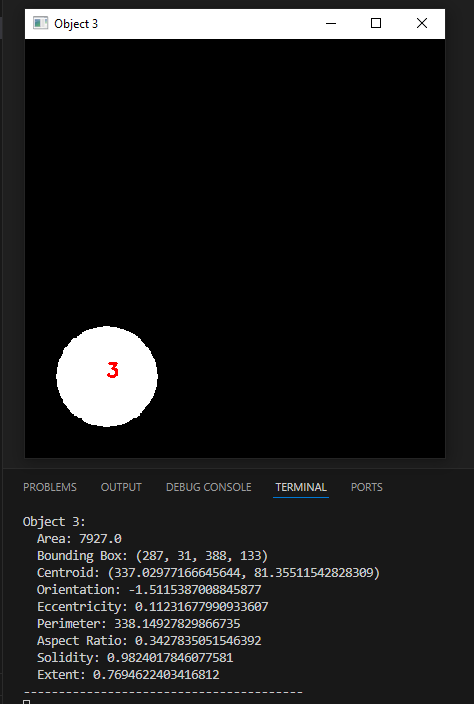
#> input picture images/ex_fun.PNG, 474 x 704 px
$ python -i bwlabel.py   (imports and definitions only)
#> lines starting #> are read from the running program, lines starting #| are printed output that depends on the picture; after the words box and inside, x2 and y2 are one past the last pixel; in counts of white or black regions, pixels touching at a corner belong together; long printed decimals are rounded
import numpy as np
from scipy.ndimage import label
import cv2
from skimage import measure
from screeninfo import get_monitors
import re

# SHOW THE IMAGE IN THE CENTER OF THE SCREEN
def imshow_center(img, window_name, monitor=0):
    # Get the primary monitor (first monitor)
    monitor = get_monitors()[monitor]
    # Get the window size (height, width)
    window_height, window_width = img.shape[:2]

    # Calculate the center of the screen
    center_x = monitor.width // 2
    center_y = monitor.height // 2

    # Calculate the top-left corner of the window
    top_left_x = center_x - (window_width // 2)
    top_left_y = center_y - (window_height // 2)

    # Create a window and move it to the center of the screen
    cv2.namedWindow(window_name)
    cv2.moveWindow(window_name, top_left_x, top_left_y)  # Adjust window size accordingly

    # Display the object with the index
    cv2.imshow(window_name, img)

# Function description:
#
#   - Find every object in a binary image;
#   - Compute properties for each object: area, bounding box, centroid, orientation, eccentricity, perimeter, aspect ratio, solidity, extent
#
#   - Interactive:  Shows every object individually and its correspondent properties in the terminal.
#                   To go to the next object press "N".
#                   To save the properties of a the current object, press 'S'
#                   To exit, press 'Q'
#
def show_labels_and_props(bin_img):
    # Label the objects
    labeled_image, num_labels = label(bin_img)
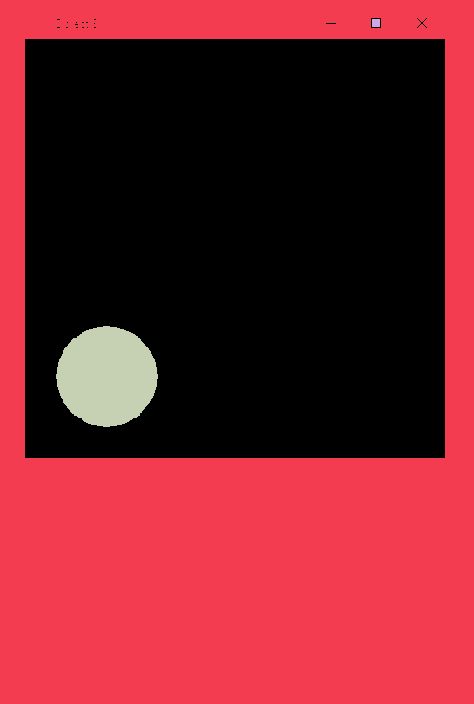
#> labeled_image: shape (704, 474) int32; 4 distinct labels, from 0 to 3; one colour per label, 0 black
#> num_labels = 3

    # Get region properties using skimage.measure
    regions = measure.regionprops(labeled_image)
#> regions = 3 regions; box (x1, y1, x2, y2) and area: (0, 0, 474, 704) 157559, (56, 326, 158, 427) 7927, (372, 19, 380, 27) 64

    # Initialize the index for displaying objects
    current_index = 0

    # Open a file for saving the properties
    with open('properties.txt', 'w') as f:
        while True:
            if current_index >= num_labels:
                break  # Stop when there are no more objects to display

            # Create a mask for the current object
            object_mask = (labeled_image == current_index + 1).astype(np.uint8) * 255
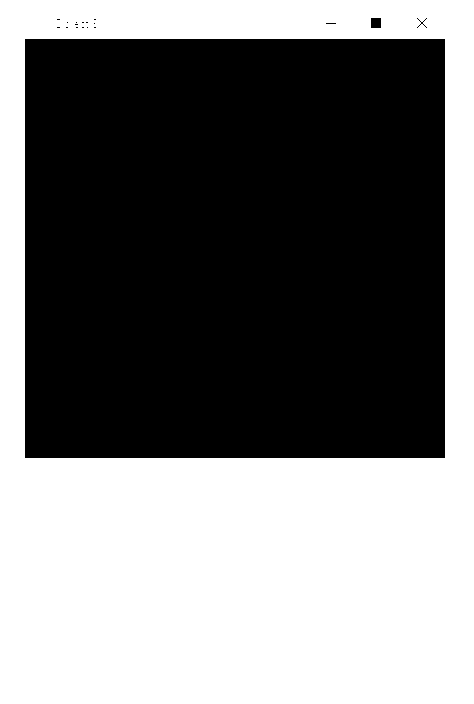
#> object_mask: shape (704, 474); 47.2% white; 1 white region, box (x1, y1, x2, y2) and area: (0, 0, 474, 704) 157559

            # Get the properties of the current object
            region = regions[current_index]

            # Area (size)
            area = region.area
#> area = 157559
            # Bounding box (min_row, min_col, max_row, max_col)
            min_row, min_col, max_row, max_col = region.bbox
#> min_row = 0; min_col = 0; max_row = 704; max_col = 474
            # Centroid (center of mass)
            centroid = region.centroid
#> centroid = (467.4, 238.6)
            centroid = (centroid[0].item(), centroid[1].item())
            # Orientation (angle of the major axis)
            orientation = region.orientation
#> orientation = -0.0201
            # Eccentricity
            eccentricity = region.eccentricity
#> eccentricity = 0.701
            # Perimeter (contour length)
            perimeter = region.perimeter
#> perimeter = 4218.9
            # Aspect ratio (width / height of bounding box)
            aspect_ratio = region.bbox[3] / region.bbox[2]
#> aspect_ratio = 0.673
            # Solidity (area of object / area of its convex hull)
            solidity = region.solidity
#> solidity = 0.472
            # Extent (area / area of bounding box)
            extent = region.extent
#> extent = 0.472

            # Print properties for the current object
            print(f"Object {current_index + 1}:")
            print(f"  Area: {area}")
#|   Area: 157559.0
            print(f"  Bounding Box: {min_row, min_col, max_row, max_col}")
#|   Bounding Box: (0, 0, 704, 474)
            print(f"  Centroid: {centroid}")
#|   Centroid: (467.428, 238.644)
            print(f"  Orientation: {orientation}")
#|   Orientation: -0.02006
            print(f"  Eccentricity: {eccentricity}")
#|   Eccentricity: 0.7012
            print(f"  Perimeter: {perimeter}")
#|   Perimeter: 4218.859
            print(f"  Aspect Ratio: {aspect_ratio}")
#|   Aspect Ratio: 0.6733
            print(f"  Solidity: {solidity}")
#|   Solidity: 0.4722
            print(f"  Extent: {extent}")
#|   Extent: 0.4722
            print("-" * 40)

            # Save properties to the file if 's' is pressed
            properties = f"Object {current_index + 1}:\n"
            properties += f"  Area: {area}\n"
            properties += f"  Bounding Box: {min_row, min_col, max_row, max_col}\n"
            properties += f"  Centroid: {centroid}\n"
            properties += f"  Orientation: {orientation}\n"
            properties += f"  Eccentricity: {eccentricity}\n"
            properties += f"  Perimeter: {perimeter}\n"
            properties += f"  Aspect Ratio: {aspect_ratio}\n"
            properties += f"  Solidity: {solidity}\n"
            properties += f"  Extent: {extent}\n"
            properties += "-" * 40 + "\n"

            # Create a new image for the current object
            object_image = np.zeros_like(bin_img)
            object_image[object_mask == 255] = 255

            # Convert to BGR for visualization
            colored_image = cv2.cvtColor(object_image, cv2.COLOR_GRAY2BGR)

            # Draw the index on the image
            cv2.putText(colored_image, str(current_index + 1), (int(centroid[1]), int(centroid[0])),
                        cv2.FONT_HERSHEY_SIMPLEX, 0.6, (0, 0, 255), 2)
#> colored_image: shape (704, 474, 3); mean B, G, R 120.4, 120.4, 120.4

            # Create a window for the object
            window_name = f"Object {current_index + 1}"

            # Display image in the center
            imshow_center(colored_image, window_name, 1)

            # Wait for key press
            key = cv2.waitKey(0)  # Wait indefinitely until a key is pressed
            if key == ord('n'):  # If 'q' is pressed, go to the next object
                # Close all windows
                cv2.destroyAllWindows()
                current_index += 1
            elif key == ord('b'):  # If 'b' is pressed, go to the previous object
                cv2.destroyAllWindows()
                current_index = max(0, current_index - 1)  # Ensure it doesn't go below 0
            elif key == ord('s'):  # If 's' is pressed, save the current object's properties
                f.write(properties)
                print(f"Properties of Object {current_index + 1} saved to 'properties.txt'.")
            elif key == ord('q'):  # If '0' is pressed, exit the loop
                print("Exiting loop.")
                break
        # Close all windows
        cv2.destroyAllWindows()

# Function description:
#
#   - Computes the average value for each property of the txt file produced in the previous function
# [117 lines left out: functions average_properties, select_objects, not called in this run]

>>> import cv2
>>> picture = cv2.imread('images/ex_fun.PNG', cv2.IMREAD_GRAYSCALE)
#> (the run stopped early here; a loop or call above may not have finished)
